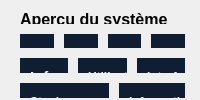
        <widget class="QWidget" name="pageApercu">
         <layout class="QVBoxLayout" name="verticalLayout_2" stretch="1,3,4,4">
          <property name="spacing">
           <number>10</number>
          </property>
          <property name="leftMargin">
           <number>20</number>
          </property>
          <property name="topMargin">
           <number>10</number>
          </property>
          <property name="rightMargin">
           <number>15</number>
          </property>
          <property name="bottomMargin">
           <number>2</number>
          </property>
          <item>
           <widget class="QGroupBox" name="conteneur_titreParMenu">
            <property name="styleSheet">
             <string notr="true">border:none;
background:transparent;</string>
            </property>
            <property name="title">
             <string/>
            </property>
            <widget class="QLabel" name="label_titreParMenu">
             <property name="geometry">
              <rect>
               <x>0</x>
               <y>0</y>
               <width>151</width>
               <height>18</height>
              </rect>
             </property>
             <property name="font">
              <font>
               <pointsize>12</pointsize>
               <bold>true</bold>
              </font>
             </property>
             <property name="text">
              <string>Aperçu du système</string>
             </property>
            </widget>
            <widget class="QLabel" name="label_descriptionParMenu">
             <property name="geometry">
              <rect>
               <x>0</x>
               <y>20</y>
               <width>321</width>
               <height>18</height>
              </rect>
             </property>
             <property name="text">
              <string>Information complètes sur votre serveur Linux</string>
             </property>
            </widget>
           </widget>
          </item>
          <item>
           <layout class="QHBoxLayout" name="conteneurInfoPrincipal">
            <property name="spacing">
             <number>10</number>
            </property>
            <property name="rightMargin">
             <number>0</number>
            </property>
            <item>
             <widget class="QGroupBox" name="groupBox_4">
              <property name="styleSheet">
               <string notr="true">background-color:#101E34;
color:#F0F5FF;
border-radius: 20px;</string>
              </property>
              <property name="title">
               <string/>
              </property>
              <widget class="QLabel" name="label_6">
               <property name="geometry">
                <rect>
                 <x>10</x>
                 <y>30</y>
                 <width>30</width>
                 <height>30</height>
                </rect>
               </property>
               <property name="text">
                <string/>
               </property>
               <property name="pixmap">
                <pixmap>icons/monitor.png</pixmap>
               </property>
               <property name="scaledContents">
                <bool>true</bool>
               </property>
              </widget>
              <widget class="QWidget" name="verticalLayoutWidget">
               <property name="geometry">
                <rect>
                 <x>50</x>
                 <y>30</y>
                 <width>181</width>
                 <height>91</height>
                </rect>
               </property>
               <layout class="QVBoxLayout" name="layout_system"/>
              </widget>
              <widget class="QLabel" name="label_7">
               <property name="geometry">
                <rect>
                 <x>50</x>
                 <y>5</y>
                 <width>66</width>
                 <height>18</height>
                </rect>
               </property>
               <property name="text">
                <string>Système</string>
               </property>
              </widget>
             </widget>
            </item>
            <item>
             <widget class="QGroupBox" name="groupBox_5">
              <property name="styleSheet">
               <string notr="true">background-color:#101E34;
color:#F0F5FF;
border-radius: 20px;</string>
              </property>
              <property name="title">
               <string/>
              </property>
              <widget class="QLabel" name="label_8">
               <property name="geometry">
                <rect>
                 <x>10</x>
                 <y>30</y>
                 <width>30</width>
                 <height>30</height>
                </rect>
               </property>
               <property name="text">
                <string/>
               </property>
               <property name="pixmap">
                <pixmap>icons/chip.png</pixmap>
               </property>
               <property name="scaledContents">
                <bool>true</bool>
               </property>
              </widget>
              <widget class="QWidget" name="verticalLayoutWidget_2">
               <property name="geometry">
                <rect>
                 <x>50</x>
                 <y>30</y>
                 <width>181</width>
                 <height>91</height>
                </rect>
               </property>
               <layout class="QVBoxLayout" name="layout_processeur"/>
              </widget>
              <widget class="QLabel" name="label_11">
               <property name="geometry">
                <rect>
                 <x>50</x>
                 <y>5</y>
                 <width>81</width>
                 <height>18</height>
                </rect>
               </property>
               <property name="text">
                <string>Processeur</string>
               </property>
              </widget>
             </widget>
            </item>
            <item>
             <widget class="QGroupBox" name="groupBox_6">
              <property name="styleSheet">
               <string notr="true">background-color:#101E34;
color:#F0F5FF;
border-radius: 20px;</string>
              </property>
              <property name="title">
               <string/>
              </property>
              <widget class="QLabel" name="label_9">
               <property name="geometry">
                <rect>
                 <x>10</x>
                 <y>30</y>
                 <width>30</width>
                 <height>30</height>
                </rect>
               </property>
               <property name="text">
                <string/>
               </property>
               <property name="pixmap">
                <pixmap>icons/memory.png</pixmap>
               </property>
               <property name="scaledContents">
                <bool>true</bool>
               </property>
              </widget>
              <widget class="QWidget" name="verticalLayoutWidget_3">
               <property name="geometry">
                <rect>
                 <x>50</x>
                 <y>30</y>
                 <width>181</width>
                 <height>91</height>
                </rect>
               </property>
               <layout class="QVBoxLayout" name="layout_ram"/>
              </widget>
              <widget class="QLabel" name="label_12">
               <property name="geometry">
                <rect>
                 <x>50</x>
                 <y>5</y>
                 <width>101</width>
                 <height>18</height>
                </rect>
               </property>
               <property name="text">
                <string>Mémoire RAM</string>
               </property>
              </widget>
             </widget>
            </item>
            <item>
             <widget class="QGroupBox" name="groupBox_7">
              <property name="styleSheet">
               <string notr="true">background-color:#101E34;
color:#F0F5FF;
border-radius: 20px;</string>
              </property>
              <property name="title">
               <string/>
              </property>
              <widget class="QLabel" name="label_10">
               <property name="geometry">
                <rect>
                 <x>10</x>
                 <y>30</y>
                 <width>30</width>
                 <height>30</height>
                </rect>
               </property>
               <property name="text">
                <string/>
               </property>
               <property name="pixmap">
                <pixmap>icons/hard-drive.png</pixmap>
               </property>
               <property name="scaledContents">
                <bool>true</bool>
               </property>
              </widget>
              <widget class="QWidget" name="verticalLayoutWidget_4">
               <property name="geometry">
                <rect>
                 <x>50</x>
                 <y>30</y>
                 <width>181</width>
                 <height>91</height>
                </rect>
               </property>
               <layout class="QVBoxLayout" name="layout_fs"/>
              </widget>
              <widget class="QLabel" name="label_13">
               <property name="geometry">
                <rect>
                 <x>50</x>
                 <y>5</y>
                 <width>131</width>
                 <height>18</height>
                </rect>
               </property>
               <property name="text">
                <string>Disque</string>
               </property>
              </widget>
             </widget>
            </item>
           </layout>
          </item>
          <item>
           <layout class="QHBoxLayout" name="horizontalLayout_3">
            <property name="rightMargin">
             <number>0</number>
            </property>
            <item>
             <widget class="QGroupBox" name="groupBox_8">
              <property name="styleSheet">
               <string notr="true">background-color:#101E34;
color:#F0F5FF;
border-radius: 20px;</string>
              </property>
              <property name="title">
               <string/>
              </property>
              <widget class="QLabel" name="label_14">
               <property name="geometry">
                <rect>
                 <x>10</x>
                 <y>10</y>
                 <width>151</width>
                 <height>18</height>
                </rect>
               </property>
               <property name="font">
                <font>
                 <pointsize>11</pointsize>
                 <bold>true</bold>
                </font>
               </property>
               <property name="text">
                <string>Information Système</string>
               </property>
              </widget>
              <widget class="QWidget" name="gridLayoutWidget_4">
               <property name="geometry">
                <rect>
                 <x>10</x>
                 <y>30</y>
                 <width>311</width>
                 <height>141</height>
                </rect>
               </property>
               <layout class="QGridLayout" name="gridLayout_system"/>
              </widget>
             </widget>
            </item>
            <item>
             <widget class="QGroupBox" name="groupBox_9">
              <property name="styleSheet">
               <string notr="true">background-color:#101E34;
color:#F0F5FF;
border-radius: 20px;</string>
              </property>
              <property name="title">
               <string/>
              </property>
              <widget class="QLabel" name="label_15">
               <property name="geometry">
                <rect>
                 <x>10</x>
                 <y>10</y>
                 <width>181</width>
                 <height>18</height>
                </rect>
               </property>
               <property name="font">
                <font>
                 <bold>true</bold>
                </font>
               </property>
               <property name="text">
                <string>Utilisation des ressources</string>
               </property>
              </widget>
              <widget class="QWidget" name="gridLayoutWidget_5">
               <property name="geometry">
                <rect>
                 <x>10</x>
                 <y>30</y>
                 <width>311</width>
                 <height>141</height>
                </rect>
               </property>
               <layout class="QGridLayout" name="gridLayout_ressource"/>
              </widget>
             </widget>
            </item>
            <item>
             <widget class="QGroupBox" name="groupBox_10">
              <property name="styleSheet">
               <string notr="true">background-color:#101E34;
color:#F0F5FF;
border-radius: 20px;</string>
              </property>
              <property name="title">
               <string/>
              </property>
              <widget class="QLabel" name="label_16">
               <property name="geometry">
                <rect>
                 <x>10</x>
                 <y>10</y>
                 <width>201</width>
                 <height>18</height>
                </rect>
               </property>
               <property name="font">
                <font>
                 <bold>true</bold>
                </font>
               </property>
               <property name="text">
                <string>Interface réseau</string>
               </property>
              </widget>
              <widget class="QWidget" name="gridLayoutWidget">
               <property name="geometry">
                <rect>
                 <x>10</x>
                 <y>30</y>
                 <width>311</width>
                 <height>111</height>
                </rect>
               </property>
               <layout class="QGridLayout" name="grid_reseau">
                <item row="0" column="1" alignment="Qt::AlignmentFlag::AlignLeft">
                 <widget class="QLabel" name="label_2">
                  <property name="font">
                   <font>
                    <bold>true</bold>
                   </font>
                  </property>
                  <property name="text">
                   <string>IP / Masque</string>
                  </property>
                 </widget>
                </item>
                <item row="0" column="0" alignment="Qt::AlignmentFlag::AlignLeft">
                 <widget class="QLabel" name="label">
                  <property name="font">
                   <font>
                    <bold>true</bold>
                   </font>
                  </property>
                  <property name="text">
                   <string>Interface</string>
                  </property>
                 </widget>
                </item>
                <item row="0" column="2" alignment="Qt::AlignmentFlag::AlignLeft">
                 <widget class="QLabel" name="label_3">
                  <property name="font">
                   <font>
                    <bold>true</bold>
                   </font>
                  </property>
                  <property name="text">
                   <string>État</string>
                  </property>
                 </widget>
                </item>
               </layout>
              </widget>
             </widget>
            </item>
           </layout>
          </item>
          <item>
           <layout class="QHBoxLayout" name="horizontalLayout_4" stretch="4,3">
            <property name="spacing">
             <number>10</number>
            </property>
            <property name="rightMargin">
             <number>0</number>
            </property>
            <item>
             <widget class="QGroupBox" name="groupBox_11">
              <property name="styleSheet">
               <string notr="true">background-color:#101E34;
color:#F0F5FF;
border-radius: 20px;</string>
              </property>
              <property name="title">
               <string/>
              </property>
              <widget class="QLabel" name="label_17">
               <property name="geometry">
                <rect>
                 <x>10</x>
                 <y>10</y>
                 <width>66</width>
                 <height>18</height>
                </rect>
               </property>
               <property name="font">
                <font>
                 <bold>true</bold>
                </font>
               </property>
               <property name="text">
                <string>Stockage</string>
               </property>
              </widget>
              <widget class="QWidget" name="gridLayoutWidget_2">
               <property name="geometry">
                <rect>
                 <x>10</x>
                 <y>30</y>
                 <width>551</width>
                 <height>141</height>
                </rect>
               </property>
               <layout class="QGridLayout" name="gridLayout_fs" columnstretch="1,0,2">
                <item row="0" column="2">
                 <widget class="QLabel" name="label_22">
                  <property name="font">
                   <font>
                    <bold>true</bold>
                   </font>
                  </property>
                  <property name="text">
                   <string>Utilisation en %</string>
                  </property>
                 </widget>
                </item>
                <item row="0" column="0">
                 <widget class="QLabel" name="label_4">
                  <property name="font">
                   <font>
                    <bold>true</bold>
                   </font>
                  </property>
                  <property name="text">
                   <string>Système de fichiers</string>
                  </property>
                 </widget>
                </item>
                <item row="0" column="1">
                 <widget class="QLabel" name="label_20">
                  <property name="font">
                   <font>
                    <bold>true</bold>
                   </font>
                  </property>
                  <property name="text">
                   <string>Utilisé en (Mo ou Go)</string>
                  </property>
                 </widget>
                </item>
               </layout>
              </widget>
             </widget>
            </item>
            <item>
             <widget class="QGroupBox" name="groupBox_12">
              <property name="styleSheet">
               <string notr="true">background-color:#101E34;
color:#F0F5FF;
border-radius: 20px;</string>
              </property>
              <property name="title">
               <string/>
              </property>
              <widget class="QLabel" name="label_18">
               <property name="geometry">
                <rect>
                 <x>10</x>
                 <y>10</y>
                 <width>181</width>
                 <height>18</height>
                </rect>
               </property>
               <property name="font">
                <font>
                 <bold>true</bold>
                </font>
               </property>
               <property name="text">
                <string>Information matérielles</string>
               </property>
              </widget>
              <widget class="QWidget" name="gridLayoutWidget_3">
               <property name="geometry">
                <rect>
                 <x>10</x>
                 <y>30</y>
                 <width>431</width>
                 <height>111</height>
                </rect>
               </property>
               <layout class="QGridLayout" name="gridLayout_materiel"/>
              </widget>
             </widget>
            </item>
           </layout>
          </item>
         </layout>
        </widget>
